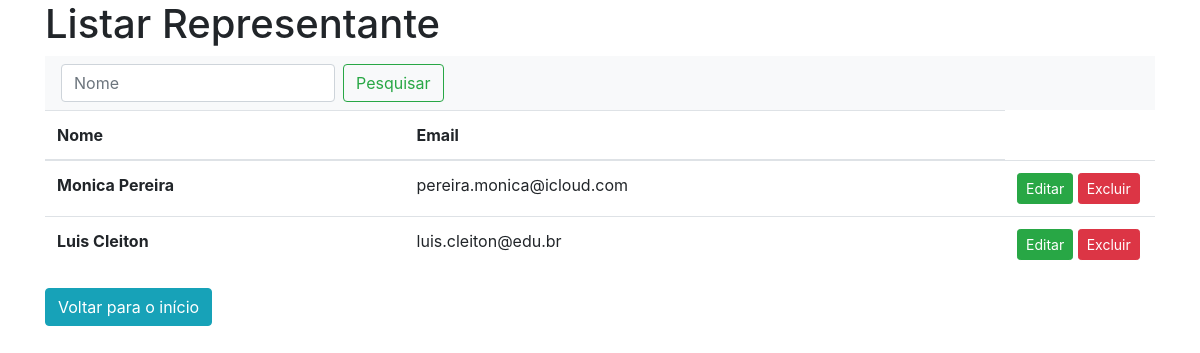
/empresa/restrito/listar_representante.php, run on the app's committed database.
### tables this page shows
CREATE TABLE `representantes` (
  `id_representante` int(11) NOT NULL,
  `nome` varchar(200) NOT NULL,
  `email` varchar(255) NOT NULL,
  `cep` varchar(16) NOT NULL,
  `lagradouro` varchar(300) NOT NULL,
  `numero` int(10) NOT NULL,
  `bairro` varchar(100) NOT NULL,
  `cidade` varchar(100) NOT NULL,
  `uf` varchar(6) NOT NULL
);

### empresa/restrito/listar_representante.php (the view, shortened to what this page needs)
<!doctype html>
<html lang="pt-br">
  <head>
    <link rel="stylesheet" href="css/bootstrap.min.css">
    <link rel="stylesheet" type="text/css" href="css/estilo.css">
  </head>
  <body>
    <?php
      $pesquisa = $_POST['busca'] ?? '';
      include "conexao.php";
      $sql = "SELECT * FROM representantes WHERE nome LIKE '%$pesquisa%'";
      $dados = mysqli_query($conn, $sql);
    ?>
    <div class="container">
      <div class="row">
        <div class="col">
          <h1>Listar Representante</h1>
          <nav class="navbar navbar-light bg-light">
            <form class="form-inline" action="listar_representante.php" method="POST">
              <input class="form-control mr-sm-2" type="search" placeholder="Nome" aria-label="Search" name="busca" autofocus>
              <button class="btn btn-outline-success my-2 my-sm-0" type="submit">Pesquisar</button>
            </form>
          </nav>
          <table class="table table-hover">
            <thead>
              <tr>
                <th scope="col">Nome</th>
                <th scope="col">Email</th>
              </tr>
            </thead>
            <tbody>
               <?php
               while ($linha =  mysqli_fetch_assoc($dados) ) {
                 $id_representante = $linha['id_representante'];
                 $nome = $linha['nome'];
                 $email = $linha['email'];
                 echo "<tr>
                          <th scope='row'>$nome</th>
                          <td>$email</td>
                          <td width=150px>
                              <a href='cadastro_representante_edit.php?id=$id_representante' class='btn btn-success btn-sm'>Editar</a>
                              <a href='#' class='btn btn-danger btn-sm' data-toggle='modal' data-target='#confirma'
                              onclick=" .'"' ."pegar_dados($id_representante, '$nome')" .'"' .">Excluir</a>
                          </td>
                      </tr>";
                  }
              ?>
            </tbody>
          </table>
          <a href="index.php" class="btn btn-info">Voltar para o início</a>
        </div>
      </div>
    </div>
  </body>
</html>

### data on the page
representantes: nome "Monica Pereira", email "pereira.monica@icloud.com"
representantes: nome "Luis Cleiton", email "luis.cleiton@edu.br"
